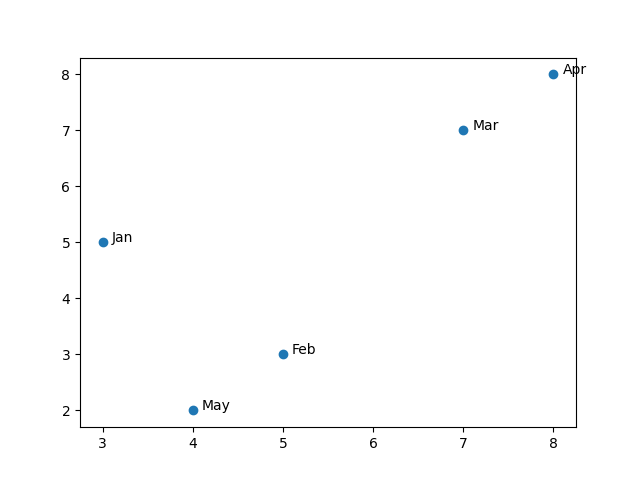

Write Python code to recreate this figure.
import matplotlib.pyplot as plt

x = [3, 5, 7, 8, 4]
y = [5, 3, 7, 8, 2]

labels = ["Jan", "Feb", "Mar", "Apr", "May"]

plt.scatter(x, y)
for i, j in enumerate(labels):
    plt.annotate(j, (x[i] + 0.10, y[i]), fontsize = 10)
plt.show()
